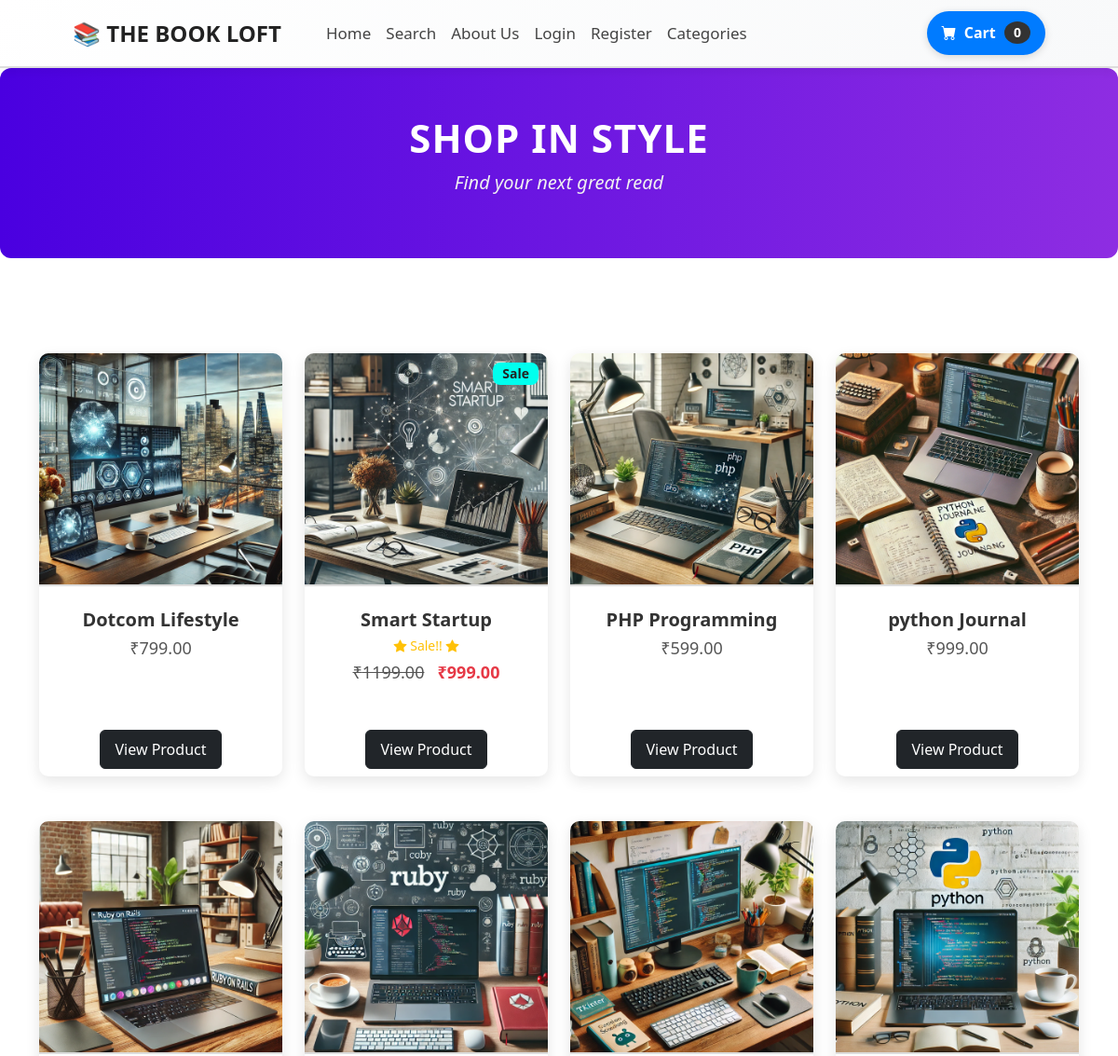
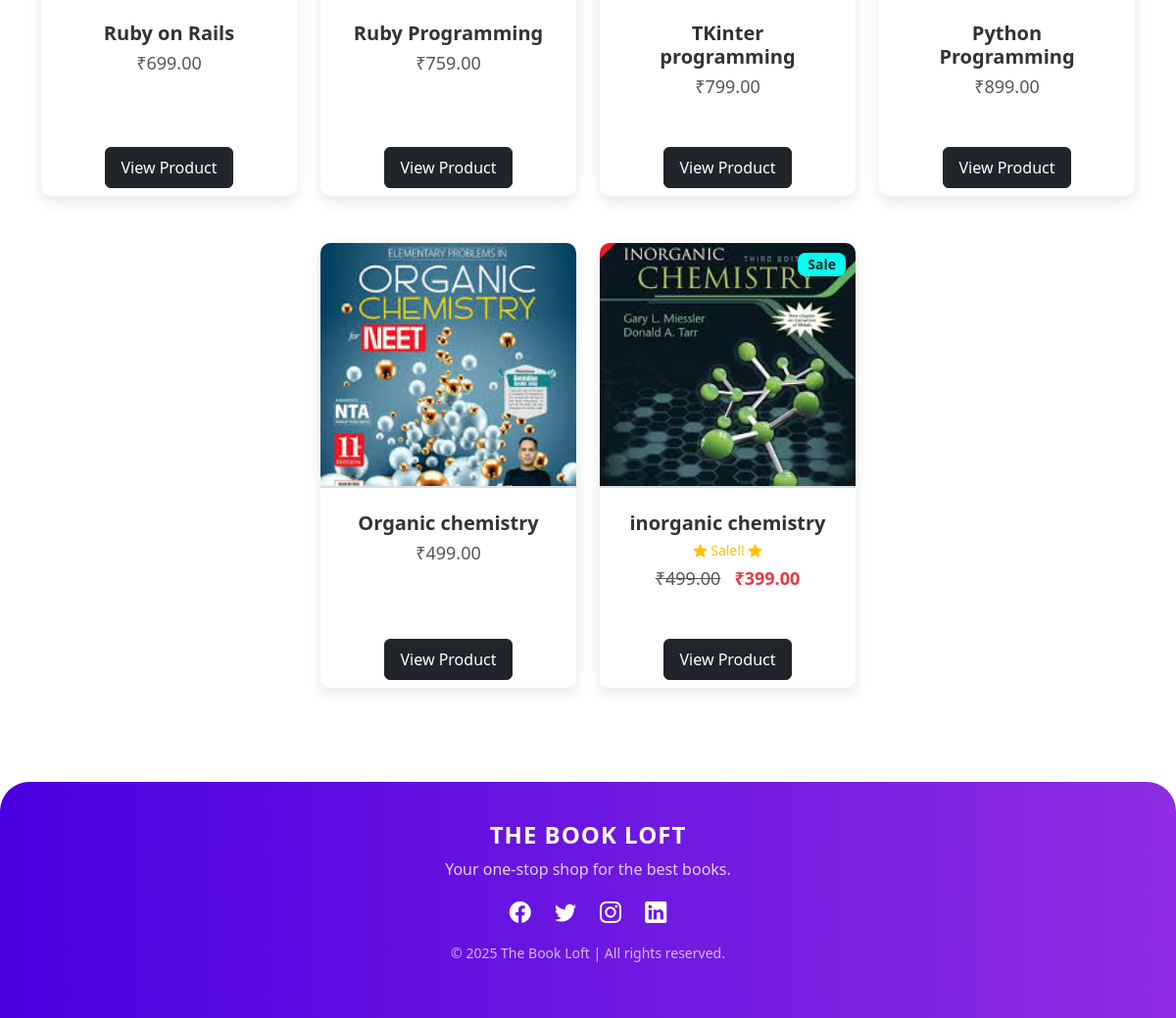
The page / on the database its author committed (2 pictures, top to bottom).
### store/models.py (models this page shows, shortened)
class Product (models.Model):
      name = models.CharField(max_length=255)
      price = models.DecimalField(default=0, decimal_places=2,max_digits=8)
      Category = models.ForeignKey(Category, on_delete=models.CASCADE, default=1)
      description = models.CharField(max_length=250, default='', blank=True, null=True)
      image = models.ImageField(upload_to='uploads/product/')
      is_sale = models.BooleanField(default=False)
      sale_price =  models.DecimalField(default=0, decimal_places=2,max_digits=8)

### store/views.py (the view)
# urls.py: 2. Add a URL to urlpatterns:  path('', views.home, name='home')
def home(request):
    products = Product.objects.all()  # Fetch all products
    return render(request, 'home.html', {'products': products})  # Use 'products' (not 'product')

### cart/cart.py (called while the page is built)
    def __len__(self):
        return len(self.cart)

### cart/context_processors.py (called while the page is built)
def cart(request):
    return {'cart': Cart(request)}

### store/templates/home.html (shortened to what this page needs)
{% extends 'base.html' %}
{% block content %}
<header class="shop-header">
    <div class="container">
        <h1 class="shop-title">Shop in Style</h1>
        <p class="shop-subtitle">Find your next great read</p>
    </div>
</header>
<section class="py-5">
    <div class="container mt-4">
        <div class="row row-cols-1 row-cols-md-3 row-cols-xl-4 justify-content-center">
            {% for product in products %}
            <div class="col mb-5">
                <div class="card product-card h-100">
                    {% if product.is_sale %}
                    <div class="badge sale-badge">Sale</div>
                    {% endif %}
                    <img class="card-img-top product-img" src="{{ product.image.url }}" alt="Product Image" />
                    <div class="card-body p-4 text-center">
                        <h5 class="fw-bold product-title">{{ product.name }}</h5>
                        {% if product.is_sale %}
                        <div class="text-warning small sale-text">
                            <i class="bi bi-star-fill"></i> Sale!! <i class="bi bi-star-fill"></i>
                        </div>
                        <p class="product-price">
                            <strike>₹{{ product.price }}</strike> &nbsp; <span class="sale-price">₹{{ product.sale_price }}</span>
                        </p>
                        {% else %}
                        <p class="product-price">₹{{ product.price }}</p>
                        {% endif %}
                    </div>
                    <div class="card-footer bg-transparent border-0 text-center">
                        <a class="btn btn-dark product-btn" href="{% url 'product' product.id %}">View Product</a>
                    </div>
                </div>
            </div>
            {% endfor %}
        </div>
    </div>
</section>
{% endblock %}

### store/templates/base.html (shortened to what this page needs)
{% load static %}
<!DOCTYPE html>
<html lang="en">
    <head>
        <link href="https://cdn.jsdelivr.net/npm/bootstrap-icons@1.5.0/font/bootstrap-icons.css" rel="stylesheet" />
        <link href="{% static 'css/styles.css' %}" rel="stylesheet" />
    </head>
    <body>
        {% include 'navbar.html' %}
        {% block content %}
        {% endblock %}
        <footer class="footer">
            <div class="container text-center">
                <h5 class="footer-title">The Book Loft</h5>
                <p class="footer-text">Your one-stop shop for the best books.</p>
                <div class="footer-social">
                    <a href="https://www.facebook.com/khusboo.rathod.96" class="social-icon"><i class="bi bi-facebook"></i></a>
                    <a href="#" class="social-icon"><i class="bi bi-twitter"></i></a>
                    <a href="https://www.instagram.com/vivek.parihaarrr/?hl=en" class="social-icon"><i class="bi bi-instagram"></i></a>
                    <a href="https://www.linkedin.com/in/vivek-parihar-280307246/" class="social-icon"><i class="bi bi-linkedin"></i></a>
                </div>
                <p class="footer-copy">&copy; 2025 The Book Loft | All rights reserved.</p>
            </div>
        </footer>
    </body>
</html>

### store/templates/navbar.html (shortened to what this page needs)
<nav class="navbar navbar-expand-lg navbar-light">
    <div class="container px-4 px-lg-5">
        <a class="navbar-brand fw-bold text-uppercase" href="{% url 'home' %}">📚 The Book Loft</a>
        <div class="collapse navbar-collapse" id="navbarSupportedContent">
            <ul class="navbar-nav me-auto mb-2 mb-lg-0 ms-lg-4">
                <li class="nav-item"><a class="nav-link active" href="{% url 'home' %}">Home</a></li>
                <li class="nav-item"><a class="nav-link active" href="{% url 'search' %}">Search</a></li>
                <li class="nav-item"><a class="nav-link" href="{% url 'about' %}">About Us</a></li>
                {% if user.is_authenticated %}
                <li class="nav-item dropdown">
                    <a class="nav-link dropdown-toggle" id="navbarDropdown" href="#" role="button"
                       data-bs-toggle="dropdown" aria-expanded="false">
                    Profile</a>
                    <ul class="dropdown-menu">
                        <li><a class="dropdown-item" href="{% url 'update_user' %}">User Profile</a></li>
                        <li><hr class="dropdown-divider"></li>
                        <li><a class="dropdown-item" href="{% url 'update_info' %}">User Info</a></li>
                    </ul>
                </li>
                    {% if user.is_superuser %}
                <li class="nav-item dropdown">
                    <a class="nav-link dropdown-toggle" id="navbarDropdown" href="#" role="button"
                       data-bs-toggle="dropdown" aria-expanded="false">
                    Orders</a>
                    <ul class="dropdown-menu">
                        <li><a class="dropdown-item" href="{% url 'shipped_dash' %}">Shipped Orders</a></li>
                        <li><hr class="dropdown-divider"></li>
                        <li><a class="dropdown-item" href="{% url 'not_shipped_dash' %}">Un-Shipped Orders</a></li>
                    </ul>
                </li>
                    {% endif %}
                <li class="nav-item"><a class="nav-link" href="{% url 'logout' %}">Logout</a></li>
                {% else %}
                <li class="nav-item"><a class="nav-link" href="{% url 'login' %}">Login</a></li>
                <li class="nav-item"><a class="nav-link" href="{% url 'register' %}">Register</a></li>
                {% endif %}
                <li class="nav-item"><a class="nav-link" href="{% url 'category_summary' %}">Categories</a></li>
            </ul>
            <form class="d-flex">
                <a href="{% url 'cart_summary' %}" class="btn cart-btn">
                    <i class="bi-cart-fill me-1"></i> Cart
                    <span class="badge cart-badge" id="cart_quantity">{{ cart|length }}</span>
                </a>
            </form>
        </div>
    </div>
</nav>

### store/templates/navbar.html (style rules this page uses)
.navbar { background: linear-gradient(135deg, #ffffff, #f8f9fa); padding: 12px 20px; border-bottom: 2px solid #ddd; box-shadow: 0 4px 10px rgba(0, 0, 0, 0.05); }
.navbar-brand { font-size: 24px; color: #222 !important; transition: color 0.3s ease-in-out; display: flex; align-items: center; gap: 5px; }
.nav-link { font-size: 17px; color: #444 !important; font-weight: 500; transition: all 0.3s ease-in-out; padding: 8px 12px; border-radius: 6px; }
.cart-btn { background: #007bff; color: white; font-weight: bold; padding: 10px 15px; border-radius: 30px; transition: all 0.3s ease-in-out; box-shadow: 0 2px 8px rgba(0, 0, 0, 0.15); }
.cart-badge { background: #333; color: white; font-size: 14px; border-radius: 50%; padding: 5px 10px; margin-left: 5px; }

### store/templates/home.html (style rules this page uses)
.shop-header { background: linear-gradient(to right, #4A00E0, #8E2DE2); padding: 50px 20px; text-align: center; border-radius: 12px; color: #fff; margin-bottom: 30px; animation: fadeIn 1.2s ease-in-out; }
.shop-title { font-size: 42px; font-weight: 700; text-transform: uppercase; letter-spacing: 1px; }
.shop-subtitle { font-size: 20px; font-weight: 400; font-style: italic; color: #f1f1f1; }
.product-card { border: none; border-radius: 10px; overflow: hidden; box-shadow: 0px 5px 15px rgba(0, 0, 0, 0.1); transition: transform 0.3s ease-in-out, box-shadow 0.3s ease-in-out; }
.product-img { height: 250px; object-fit: cover; border-bottom: 2px solid #ddd; }
.product-title { font-size: 20px; color: #333; margin-bottom: 5px; }
.product-price { font-size: 18px; color: #555; }
.sale-price { color: #e63946; font-weight: bold; }
.sale-text { margin-bottom: 5px; }
.sale-badge { position: absolute; top: 10px; right: 10px; background: #00ffee; color: #222; padding: 5px 10px; font-size: 14px; font-weight: bold; border-radius: 8px; }
.product-btn { font-size: 16px; padding: 8px 15px; border-radius: 6px; transition: all 0.3s ease; }

### store/templates/base.html (style rules this page uses)
.footer { background: linear-gradient(to right, #4A00E0, #8E2DE2); color: white; padding: 40px 0; text-align: center; border-top-left-radius: 30px; border-top-right-radius: 30px; animation: fadeIn 1.2s ease-in-out; }
.footer-title { font-size: 24px; font-weight: 700; text-transform: uppercase; letter-spacing: 1px; margin-bottom: 8px; }
.footer-text { font-size: 16px; font-weight: 300; margin-bottom: 15px; color: rgba(255, 255, 255, 0.8); }
.footer-social { margin-bottom: 15px; }
.social-icon { display: inline-block; margin: 0 10px; color: white; font-size: 22px; transition: transform 0.3s ease, color 0.3s ease; }
.footer-copy { font-size: 14px; color: rgba(255, 255, 255, 0.7); }

### rows shown on the page
Product: image (picture), name "Dotcom Lifestyle", price "799.00"
Product: is_sale "Sale", image (picture), name "Smart Startup", price "1199.00", sale_price "999.00"
Product: image (picture), name "PHP Programming", price "599.00"
Product: image (picture), name "python Journal", price "999.00"
Product: image (picture), name "Ruby on Rails", price "699.00"
Product: image (picture), name "Ruby Programming", price "759.00"
Product: image (picture), name "TKinter programming", price "799.00"
Product: image (picture), name "Python Programming", price "899.00"
Product: image (picture), name "Organic chemistry", price "499.00"
Product: is_sale "Sale", image (picture), name "inorganic chemistry", price "499.00", sale_price "399.00"

### other values the page prints
{{ cart|length }} "0"
